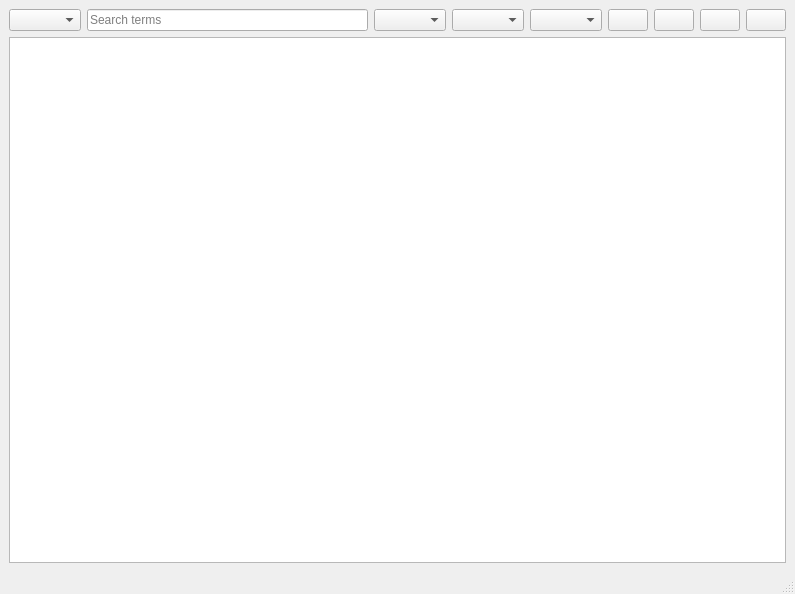
<?xml version="1.0" encoding="UTF-8"?>
<ui version="4.0">
 <class>MainWindow</class>
 <widget class="QMainWindow" name="MainWindow">
  <property name="geometry">
   <rect>
    <x>0</x>
    <y>0</y>
    <width>795</width>
    <height>594</height>
   </rect>
  </property>
  <property name="windowTitle">
   <string>System Service Manager</string>
  </property>
  <widget class="QWidget" name="centralwidget">
   <layout class="QGridLayout" name="gridLayout_2">
    <item row="0" column="0">
     <widget class="QComboBox" name="comboBox"/>
    </item>
    <item row="0" column="7">
     <widget class="QPushButton" name="pushButton_3">
      <property name="toolTip">
       <string>Settings</string>
      </property>
      <property name="text">
       <string/>
      </property>
      <property name="icon">
       <iconset theme="preferences-other"/>
      </property>
     </widget>
    </item>
    <item row="0" column="4">
     <widget class="QComboBox" name="comboBox_4"/>
    </item>
    <item row="0" column="6">
     <widget class="QPushButton" name="pushButton_2">
      <property name="toolTip">
       <string>Manual refresh</string>
      </property>
      <property name="text">
       <string/>
      </property>
      <property name="icon">
       <iconset theme="view-refresh"/>
      </property>
     </widget>
    </item>
    <item row="0" column="3">
     <widget class="QComboBox" name="comboBox_3"/>
    </item>
    <item row="1" column="0" colspan="9">
     <widget class="QColumnView" name="columnView"/>
    </item>
    <item row="0" column="8">
     <widget class="QPushButton" name="pushButton_4">
      <property name="toolTip">
       <string>About svcman</string>
      </property>
      <property name="text">
       <string/>
      </property>
      <property name="icon">
       <iconset theme="help-about"/>
      </property>
     </widget>
    </item>
    <item row="0" column="2">
     <widget class="QComboBox" name="comboBox_2"/>
    </item>
    <item row="0" column="5">
     <widget class="QPushButton" name="pushButton">
      <property name="toolTip">
       <string>Reset filters</string>
      </property>
      <property name="text">
       <string/>
      </property>
      <property name="icon">
       <iconset theme="edit-undo"/>
      </property>
      <property name="default">
       <bool>false</bool>
      </property>
      <property name="flat">
       <bool>false</bool>
      </property>
     </widget>
    </item>
    <item row="0" column="1">
     <widget class="QLineEdit" name="lineEdit">
      <property name="placeholderText">
       <string>Search terms</string>
      </property>
      <property name="clearButtonEnabled">
       <bool>true</bool>
      </property>
     </widget>
    </item>
   </layout>
  </widget>
  <widget class="QStatusBar" name="statusbar"/>
 </widget>
 <resources/>
 <connections/>
</ui>
